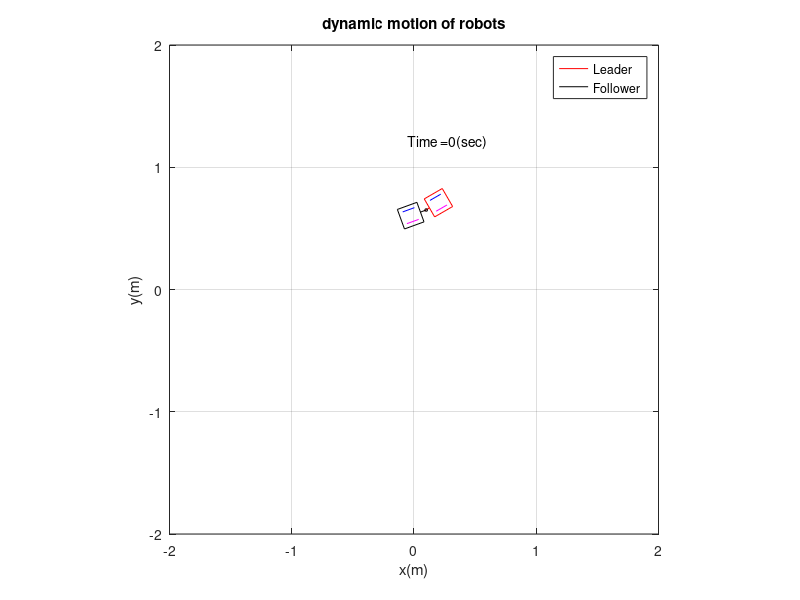

MATLAB code to generate this figure: (Note: this script raises an error after producing the figure.)
function Animation()
load Results4Anim
load Rob_param
l1=b; l2=b; Lo1=Lo; Lo2=Lo;
% d=0.17; %Robots diameter
% l12=0.12; %link btw. robot

figure
File_name=['TwoRobotsDynamics','.gif'];

% des_traj=plot(x_ref,y_ref,'-.b');

x_c = q(:,1);
y_c = q(:,2);
theta1 = q(:,3);
theta2 = q(:,4);

l=1;
for i=1:length(x_c)
    x_1=x_c(i);
    y_1=y_c(i);
    theta_1=theta1(i);
Poi1=[x_1+2*l1*cos(theta_1+pi/4)/sqrt(2),y_1+2*l1*sin(theta_1+pi/4)/sqrt(2);...
    x_1+2*l1*cos(theta_1+pi/4+pi/2)/sqrt(2),y_1+2*l1*sin(theta_1+pi/4+pi/2)/sqrt(2);...
    x_1+2*l1*cos(theta_1+pi/4+pi)/sqrt(2),y_1+2*l1*sin(theta_1+pi/4+pi)/sqrt(2);...
    x_1+2*l1*cos(theta_1+pi/4+3*pi/2)/sqrt(2),y_1+2*l1*sin(theta_1+pi/4+3*pi/2)/sqrt(2);
    x_1+2*l1*cos(theta_1+pi/4)/sqrt(2),y_1+2*l1*sin(theta_1+pi/4)/sqrt(2)];

    x_2=x_c2(i);
    y_2=y_c2(i);
    theta_2=theta2(i);
    
Poi2=[x_2+2*l2*cos(theta_2+pi/4)/sqrt(2),y_2+2*l2*sin(theta_2+pi/4)/sqrt(2);...
    x_2+2*l2*cos(theta_2+pi/4+pi/2)/sqrt(2),y_2+2*l2*sin(theta_2+pi/4+pi/2)/sqrt(2);...
    x_2+2*l2*cos(theta_2+pi/4+pi)/sqrt(2),y_2+2*l2*sin(theta_2+pi/4+pi)/sqrt(2);...
    x_2+2*l2*cos(theta_2+pi/4+3*pi/2)/sqrt(2),y_2+2*l2*sin(theta_2+pi/4+3*pi/2)/sqrt(2);
    x_2+2*l2*cos(theta_2+pi/4)/sqrt(2),y_2+2*l2*sin(theta_2+pi/4)/sqrt(2)];

robot1=plot(Poi1(:,1),Poi1(:,2),'r');
hold on
%   wheels 1st robot:
left1=plot([x_1+(m+mo)*2*l1*cos(theta_1+pi/4)/sqrt(2),x_1+0.6*2*l1*cos(theta_1+pi/4+pi/2)/sqrt(2)],...
    [y_1+(m+mo)*2*l1*sin(theta_1+pi/4)/sqrt(2),y_1+(m+mo)*2*l1*sin(theta_1+pi/4+pi/2)/sqrt(2)],'b');

right1=plot([x_1+(m+mo)*2*l1*cos(theta_1+pi/4+pi)/sqrt(2),x_1+0.6*2*l1*cos(theta_1+pi/4+3*pi/2)/sqrt(2)],...
    [y_1+(m+mo)*2*l1*sin(theta_1+pi/4+pi)/sqrt(2),y_1+(m+mo)*2*l1*sin(theta_1+pi/4+3*pi/2)/sqrt(2)],'m');

%   wheels 2nd robot:
left2=plot([x_2+(m+mo)*2*l2*cos(theta_2+pi/4)/sqrt(2),x_2+(m+mo)*2*l2*cos(theta_2+pi/4+pi/2)/sqrt(2)],...
    [y_2+(m+mo)*2*l2*sin(theta_2+pi/4)/sqrt(2),y_2+(m+mo)*2*l2*sin(theta_2+pi/4+pi/2)/sqrt(2)],'b');

right2=plot([x_2+(m+mo)*2*l2*cos(theta_2+pi/4+pi)/sqrt(2),x_2+(m+mo)*2*l2*cos(theta_2+pi/4+3*pi/2)/sqrt(2)],...
    [y_2+(m+mo)*2*l2*sin(theta_2+pi/4+pi)/sqrt(2),y_2+(m+mo)*2*l2*sin(theta_2+pi/4+3*pi/2)/sqrt(2)],'m');

% %   Docking Link:
Dock1=[x_1+0.5*2*l1*cos(theta_1+pi),y_1+0.5*2*l1*sin(theta_1+pi);...
    x_1+(0.5*2*l1+Lo1)*cos(theta_1+pi),y_1+(0.5*2*l1+Lo1)*sin(theta_1+pi)];

Dock2=[x_2+2*l2*cos(theta_2)/2,y_2+2*l2*sin(theta_2)/2;...
    x_2+(0.5*2*l2+Lo2)*cos(theta_2),y_2+(0.5*2*l2+Lo2)*sin(theta_2)];


dock1=plot(Dock1(:,1),Dock1(:,2),'r');
dock2=plot(Dock2(:,1),Dock2(:,2),'k');
plot(x_2+(0.5*2*l2+Lo2)*cos(theta_2),y_2+(0.5*2*l2+Lo2)*sin(theta_2),'ko','MarkerSize',2)
robot2=plot(Poi2(:,1),Poi2(:,2),'k');
legend([robot1,robot2],{'Leader','Follower'})

%% ---- Axis
%axis([x_1-1 x_1+1 y_1-1 y_1+1]) % Moving axis

axis([-2 2 -2 2]) % fix axis
%%


axis equal
grid on
xlabel x(m)
ylabel y(m)
title('dynamic motion of robots')

text(-.25+x_1,.5+y_1,['Time =',num2str(T(i),3),'(sec)'])
 f = getframe;
 im=frame2im(f);
 [imind,cm] = rgb2ind(im,256);



    if i == 1;
          imwrite(imind,cm,File_name,'gif', 'Loopcount',inf);
    else
       imwrite(imind,cm,File_name,'gif','WriteMode','append'); 
    end
    hold off

       l=l+1;
end


